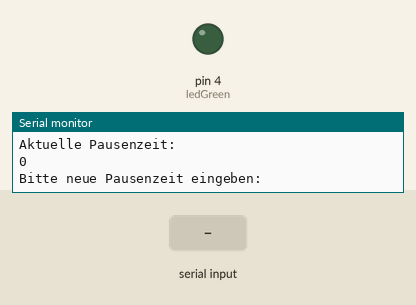
Bench run of a sketch on a simulated Arduino Uno, built with avr-gcc and run on an emulated ATmega328P. Parts: output pins drawn as LEDs (lit = HIGH), the last lines printed to the serial monitor. The test bench sets the inputs (shaded band). Pins used as bus, display or sensor lines are not drawn.

Above: at 1.2 s.
1.3 s: "90,45\n" received over Serial
At 1.52 s:
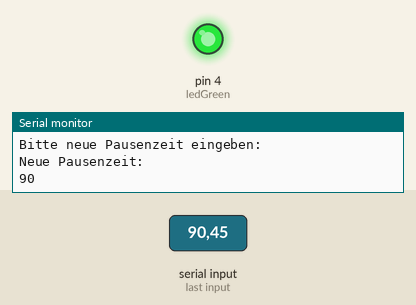
Timing chart, 0 to 4.3 s (numbered marks = the images above; inputs shaded):
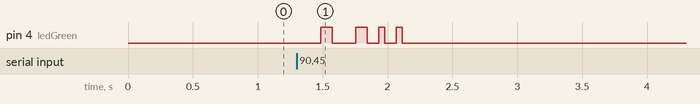

The sketch:

BlinkLed.ino
```cpp
/* BlinkLed.ino
   Dieser Sketch lässt zwei LEDs die auf PIN 1 und 4 angesteckt sind, abwechselnd blinken.
   @author <Valentin Adlgasser>
   @date <16-05-2018>
   @version <1.0>
   */

#define ledRed 1                   //definiert PIN 1 als ledRot
#define ledGreen 4                 //definiert PIN 4 als ledGruen

int dtime = 0;                   //Variable für die Verzögerung in Millisekunden
int newdtime = 0;
int printdtime = 0;
int i = 0;                        //Variable "i" ist der Zähler für die For-Schleife


void setup() {
  pinMode(ledRed, OUTPUT);         //Definiert, dass der PIN ledRot ein Ausgang ist
  pinMode(ledGreen, OUTPUT);
  Serial.begin(9600);
      Serial.println("Aktuelle Pausenzeit: ");
   Serial.println(dtime);
   Serial.println("Bitte neue Pausenzeit eingeben: ");
}


void loop() {
     if (Serial.available()){
      int newdtime = Serial.parseFloat();
   Serial.println("Neue Pausenzeit: ");
   Serial.println(newdtime);
    for (i=0; i<2; i++){
  digitalWrite(ledRed,LOW);
  delay(newdtime);
  digitalWrite(ledRed, HIGH);
  delay(newdtime);
  digitalWrite(ledRed, LOW);
  digitalWrite(ledGreen, HIGH);
  delay(newdtime);
  digitalWrite(ledGreen,LOW);
  }

     }

  /*digitalWrite(ledRed, HIGH);
  delay(dtime);                      //delay Verzögert den Befehl in Millisekunden
  digitalWrite(ledRed, LOW);
  digitalWrite(ledGreen, HIGH);
  delay(dtime);
  digitalWrite(ledGreen,LOW);
  */


}
```

Measured:
- after the input at 1.3 s, pin 4 (ledGreen): LOW → HIGH after 0.18 s, → LOW 0.09 s later, → HIGH 0.18 s later, → LOW 0.09 s later, … (8 changes in this stretch)
